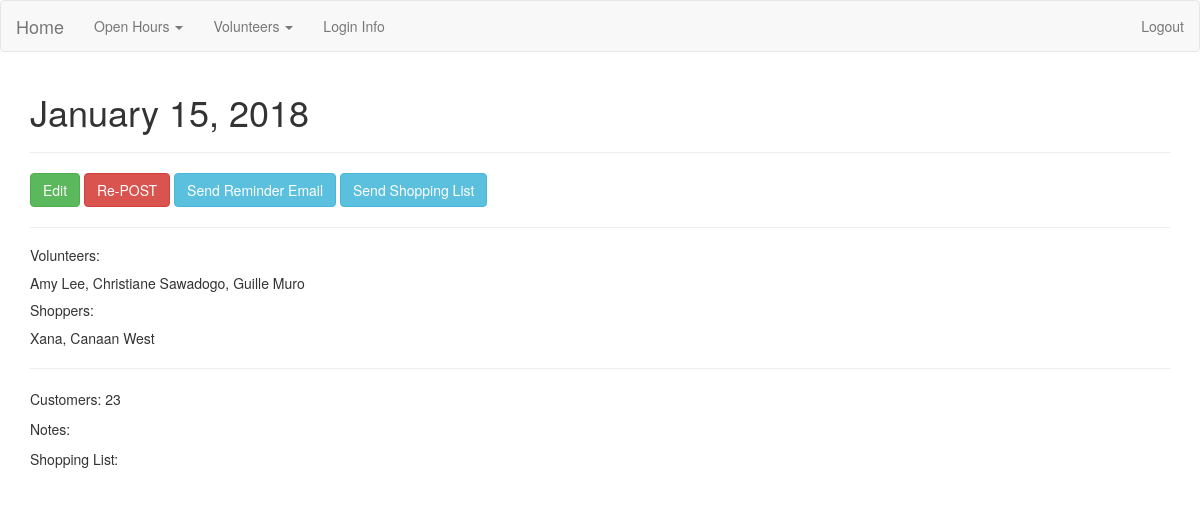
Page /openhours/6 (signed in) on the committed database.
### app/models.py (models this page shows, shortened)
class Openhour(db.Model):
    id = db.Column(db.Integer(), primary_key=True)
    date = db.Column(db.DateTime(), unique=True)
    posted = db.Column(db.Boolean)
    volunteers = db.relationship('Volunteer', secondary=openhour_volunteers, backref='openhourvols', lazy='dynamic')
    shoppers = db.relationship('Volunteer', secondary=openhour_shoppers, backref='openhourshoppers', lazy='dynamic' )
    notes = db.relationship('Note', backref='openhournotes', lazy=True)

class Volunteer(db.Model):
    id = db.Column(db.Integer(), primary_key=True)
    name = db.Column(db.String(100), unique=True)
    role = db.Column(db.String(50))
    email = db.Column(db.String(255), nullable=False)
    active = db.Column(db.Boolean)
    openhours = db.relationship('Openhour', secondary=openhour_volunteers, backref='ohvolunteers', lazy='subquery')
    openhour_shoppers = db.relationship('Openhour', secondary=openhour_shoppers, backref='ohshoppers', lazy='subquery')
    notes = db.relationship('Note', backref='openhour', lazy=True)

class Note(db.Model):
    id=db.Column(db.Integer(), primary_key=True)
    openhour_id = db.Column(db.Integer, db.ForeignKey('openhour.id'), nullable=False)
    author = db.Column(db.Integer(), db.ForeignKey('volunteer.id'))
    customers = db.Column(db.Integer())
    body = db.Column(db.Text())
    shopping = db.Column(db.Text())

### app/openhours/views.py (the view)
@openhours_blueprint.route('/<string:id>')
@admin_logged_in
def show_openhour(id):
    openhour = Openhour.query.get(id)
    if openhour.notes:
        notes = openhour.notes[0]
    else:
        notes = False
    return render_template('openhour.html', openhour=openhour, notes=notes)

### app/login_helpers.py (called while the page is built)
def admin_logged_in(f):
    @wraps(f)
    def wrap(*args, **kwargs):
        if 'user' in session and session['user']=='admin':
            return f(*args, **kwargs)
        else:
            flash('You must have admin privileges to complete this action', 'danger')
            return redirect(url_for('index'))
    return wrap

### app/openhours/templates/openhour.html
{% extends 'layout.html' %}
{% block body %}
  <h1>{{ openhour.date.strftime('%B %d, %Y') }}</h1>
  <hr>
  <div class="">
    <a class="btn btn-success" href="{{openhour.id}}/edit">Edit</a>
    {% if openhour.posted == False %}
      <a class="btn btn-info" href="{{openhour.id}}/post">POST</a>
    {% else %}
      <a class="btn btn-danger" href="{{openhour.id}}/post">Re-POST</a>
    {% endif %}
    <a class="btn btn-info" href="{{openhour.id}}/reminder_email">Send Reminder Email</a>
    <a class="btn btn-info" href="{{openhour.id}}/shopping_email">Send Shopping List</a>
  </div>
  <hr>
  <h5>Volunteers:</h5>
  <p>
    {% for volunteer in openhour.volunteers %}
      <span> {{volunteer.name}}{{ "," if not loop.last }}</span>
    {% endfor %}
  </p>
  <h5>Shoppers:</h5>
    {% for shopper in openhour.shoppers %}
      <span>{{shopper.name}}{{ "," if not loop.last }}</span>
    {% endfor %}
  <hr>
  <div class="">
    {% if openhour.notes %}
      <p>Customers: {{ notes.customers }}</p>
      <p>Notes: {{ notes.body | safe }}</p>
      <p>Shopping List: {{ notes.shopping
      | safe }}</p>
    {% endif %}
  </div>
{% endblock %}

### rows in the picture
Openhour: date "January 15, 2018"
Volunteer: name "Amy Lee", last ","
Volunteer: name "Christiane Sawadogo", last ","
Volunteer: name "Guille Muro"
Volunteer: name "Xana", last ","
Volunteer: name "Canaan West"
Note: customers "23"
